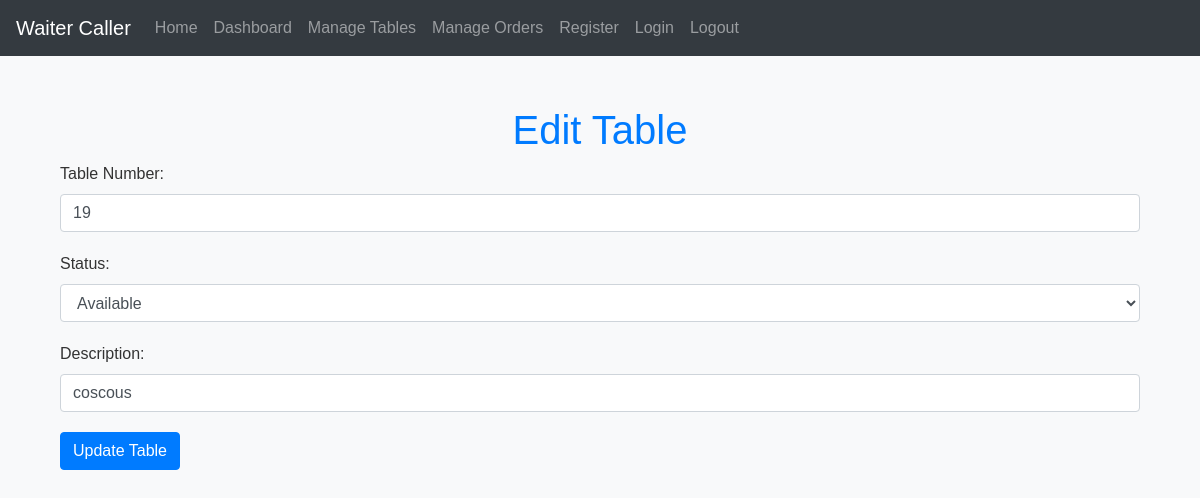
/edit_table/13, run on an earlier commit of the app's database.
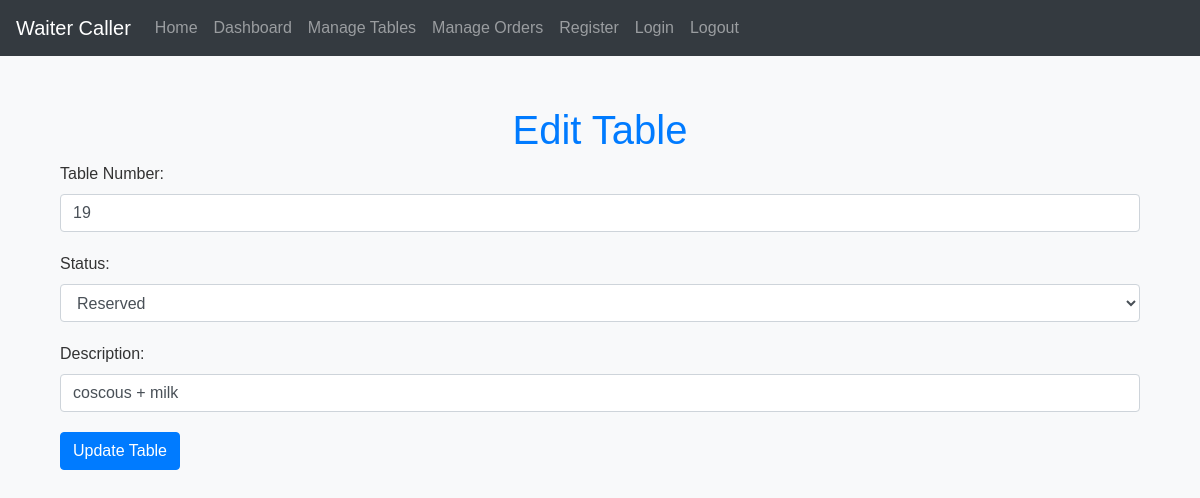
And on a later commit of the database.
### app.py (models this page shows, shortened)
class Table(db.Model):
    id = db.Column(db.Integer, primary_key=True)
    table_number = db.Column(db.Integer, unique=True, nullable=False)
    status = db.Column(db.String(20), nullable=False)
    description = db.Column(db.String(200), nullable=True)  # Ensure this column exists

### app.py (the view, shortened to what this page needs)
@app.route('/edit_table/<int:table_id>', methods=['GET', 'POST'])
def edit_table(table_id):
    table = Table.query.get_or_404(table_id)
    return render_template('edit_table.html', table=table)

### templates/edit_table.html (shortened to what this page needs)
{% extends 'base.html' %}
{% block content %}
<div class="container mt-5">
    <h1 class="text-center">Edit Table</h1>
    <form method="POST" action="{{ url_for('edit_table', table_id=table.id) }}">
        <div class="form-group">
            <label for="table_number">Table Number:</label>
            <input type="number" class="form-control" id="table_number" name="table_number" value="{{ table.table_number }}" required>
        </div>
        <div class="form-group">
            <label for="status">Status:</label>
            <select class="form-control" id="status" name="status" required>
                <option value="Available" {% if table.status == 'Available' %}selected{% endif %}>Available</option>
                <option value="Reserved" {% if table.status == 'Reserved' %}selected{% endif %}>Reserved</option>
            </select>
        </div>
        <div class="form-group">
            <label for="description">Description:</label>
            <input type="text" class="form-control" id="description" name="description" value="{{ table.description }}">
        </div>
        <button type="submit" class="btn btn-primary">Update Table</button>
    </form>
</div>
{% endblock %}

What changed in the data, as far as the page shows it:
changed Table: status "Available" → "Reserved"; description "coscous" → "coscous + milk"
